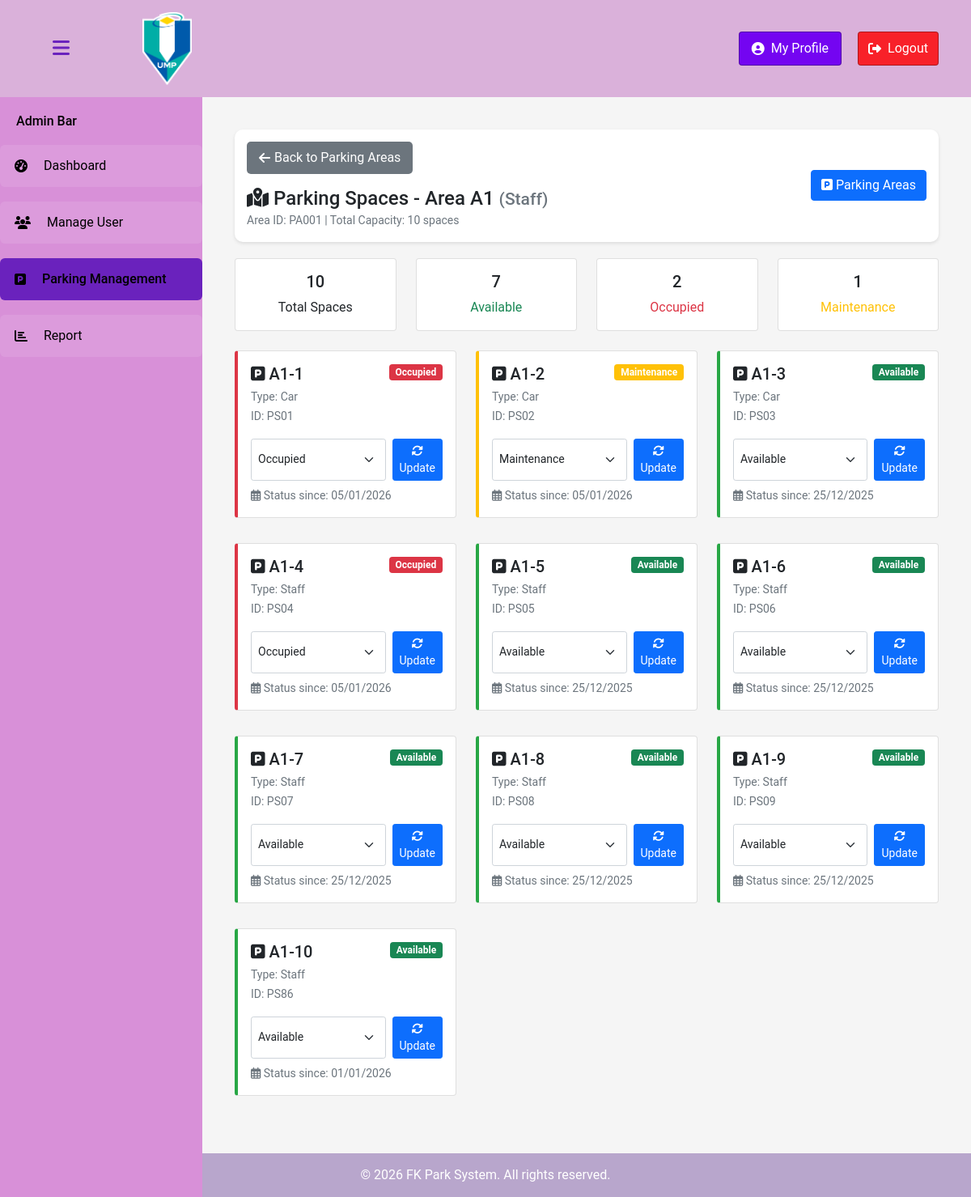
The page /ParkingSpaces.php?area_id=PA001 on the database its author committed.
### tables this page shows
CREATE TABLE `parkingarea` (
  `ParkingAreaID` varchar(10) NOT NULL,
  `AreaType` varchar(50) DEFAULT NULL,
  `AreaNumber` varchar(10) DEFAULT NULL,
  `TotalSpaces` int(11) DEFAULT NULL
);

CREATE TABLE `parkingstatus` (
  `ParkingStatusID` int(11) NOT NULL,
  `ParkingSpaceID` varchar(10) DEFAULT NULL,
  `ParkingAreaID` varchar(10) DEFAULT NULL,
  `SpaceStatus` varchar(50) DEFAULT NULL,
  `DateStatus` date DEFAULT NULL
);

CREATE TABLE `parkingspace` (
  `ParkingSpaceID` varchar(10) NOT NULL,
  `ParkingAreaID` varchar(10) DEFAULT NULL,
  `SpaceNumber` varchar(20) DEFAULT NULL,
  `SpaceType` varchar(30) DEFAULT NULL
);

### ParkingSpaces.php (the view, shortened to what this page needs)
<?php
$conn = new mysqli("localhost", "root", "", "FKParkSystem", 3307);
$areaId = $_GET['area_id'] ?? '';
$stmt = $conn->prepare("SELECT * FROM ParkingArea WHERE ParkingAreaID = ?");
$stmt->bind_param("s", $areaId);
$stmt->execute();
$result = $stmt->get_result();
$area = $result->fetch_assoc();
$stmt = $conn->prepare("
    SELECT ps.*, pst.SpaceStatus, pst.DateStatus
    FROM ParkingSpace ps
    LEFT JOIN ParkingStatus pst ON ps.ParkingSpaceID = pst.ParkingSpaceID
    WHERE ps.ParkingAreaID = ?
    ORDER BY CAST(SUBSTRING_INDEX(ps.SpaceNumber, '-', -1) AS UNSIGNED)
");
$stmt->bind_param("s", $areaId);
$stmt->execute();
$result = $stmt->get_result();
$spaces = $result->fetch_all(MYSQLI_ASSOC);
?>
<!DOCTYPE html>
<html lang="en">
<head>
    <link href="https://cdn.jsdelivr.net/npm/bootstrap@5.1.3/dist/css/bootstrap.min.css" rel="stylesheet">
    <link rel="stylesheet" href="https://cdnjs.cloudflare.com/ajax/libs/font-awesome/6.4.0/css/all.min.css">
</head>
<body>
    <header class="header">
        <div class="header-left">
            <button class="sidebar-toggle" id="sidebarToggle">
                <i class="fas fa-bars"></i>
            </button>
            <div class="logo">
                <img src="UMPLogo.png" alt="UMPLogo">
            </div>
        </div>
        <div class="header-right">
            <a href="AdminProfile.php" class="profile">
                <i class="fas fa-user-circle"></i> My Profile
            </a>
            <a href="logout.php" class="logoutbutton" onclick="return confirm('Are you sure you want to log out?');">
                <i class="fas fa-sign-out-alt"></i> Logout
            </a>
        </div>
    </header>
    <nav class="sidebar" id="sidebar">
        <h1 class="sidebartitle">Admin Bar</h1>
        <ul class="menu">
            <li>
                <a href="AdminDashboard.php" class="menutext">
                    <i class="fas fa-tachometer-alt"></i> Dashboard
                </a>
            </li>
            <li>
                <a href="ManageUser.php" class="menutext">
                    <i class="fas fa-users"></i> Manage User
                </a>
            </li>
            <li>
                <a href="ParkingManagement.php" class="menutext active">
                    <i class="fas fa-parking"></i> Parking Management
                </a>
            </li>
            <li>
                <a href="Report.php" class="menutext">
                    <i class="fas fa-chart-bar"></i> Report
                </a>
            </li>
        </ul>
    </nav>
    <div class="container main-container" id="mainContainer">
        <div class="hierarchy-indicator">
            <div class="d-flex justify-content-between align-items-center">
                <div>
                    <a href="ParkingArea.php" class="back-btn">
                        <i class="fas fa-arrow-left"></i> Back to Parking Areas
                    </a>
                    <h4 class="mt-3 mb-0">
                        <i class="fas fa-map-marked-alt"></i>
                        Parking Spaces - Area <?php echo htmlspecialchars($area['AreaNumber'] ?? ''); ?>
                        <small class="text-muted">(<?php echo htmlspecialchars($area['AreaType'] ?? ''); ?>)</small>
                    </h4>
                    <small class="text-muted">
                        Area ID: <?php echo $area['ParkingAreaID'] ?? ''; ?> |
                        Total Capacity: <?php echo $area['TotalSpaces'] ?? 0; ?> spaces
                    </small>
                </div>
                <div>
                    <a href="ParkingArea.php" class="btn btn-primary">
                        <i class="fas fa-parking"></i> Parking Areas
                    </a>
                </div>
            </div>
        </div>
        <div class="row mb-4">
            <div class="col-md-3">
                <div class="card text-center">
                    <div class="card-body">
                        <h5 class="card-title"><?php echo count($spaces); ?></h5>
                        <p class="card-text">Total Spaces</p>
                    </div>
                </div>
            </div>
            <div class="col-md-3">
                <div class="card text-center">
                    <div class="card-body">
                        <h5 class="card-title">
                            <?php
                            $available = 0;
                            foreach($spaces as $space) {
                                if($space['SpaceStatus'] == 'Available') $available++;
                            }
                            echo $available;
                            ?>
                        </h5>
                        <p class="card-text text-success">Available</p>
                    </div>
                </div>
            </div>
            <div class="col-md-3">
                <div class="card text-center">
                    <div class="card-body">
                        <h5 class="card-title">
                            <?php
                            $occupied = 0;
                            foreach($spaces as $space) {
                                if($space['SpaceStatus'] == 'Occupied') $occupied++;
                            }
                            echo $occupied;
                            ?>
                        </h5>
                        <p class="card-text text-danger">Occupied</p>
                    </div>
                </div>
            </div>
            <div class="col-md-3">
                <div class="card text-center">
                    <div class="card-body">
                        <h5 class="card-title">
                            <?php
                            $maintenance = 0;
                            foreach($spaces as $space) {
                                if($space['SpaceStatus'] == 'Maintenance') $maintenance++;
                            }
                            echo $maintenance;
                            ?>
                        </h5>
                        <p class="card-text text-warning">Maintenance</p>
                    </div>
                </div>
            </div>
        </div>
        <div class="row">
            <?php if(empty($spaces)): ?>
                <div class="col-12">
                    <div class="alert alert-info text-center">
                        <i class="fas fa-info-circle fa-2x mb-2"></i>
                        <h5>No Spaces Found</h5>
                        <p>This parking area doesn't have any spaces yet.</p>
                    </div>
                </div>
            <?php else: ?>
                <?php foreach($spaces as $space):
                    $statusColor = $space['SpaceStatus'] == 'Available' ? 'success' :
                                  ($space['SpaceStatus'] == 'Occupied' ? 'danger' : 'warning');
                    $borderColor = $space['SpaceStatus'] == 'Available' ? '#28a745' :
                                  ($space['SpaceStatus'] == 'Occupied' ? '#dc3545' : '#ffc107');
                ?>
                <div class="col-md-4 mb-3">
                    <div class="card space-card" style="border-left-color: <?php echo $borderColor; ?>;">
                        <div class="card-body">
                            <div class="d-flex justify-content-between align-items-start">
                                <div>
                                    <h5 class="card-title mb-1">
                                        <i class="fas fa-parking"></i>
                                        <?php echo htmlspecialchars($space['SpaceNumber']); ?>
                                    </h5>
                                    <p class="card-text">
                                        <small class="text-muted">
                                            Type: <?php echo htmlspecialchars($space['SpaceType']); ?><br>
                                            ID: <?php echo $space['ParkingSpaceID']; ?>
                                        </small>
                                    </p>
                                </div>
                                <span class="badge bg-<?php echo $statusColor; ?>">
                                    <?php echo $space['SpaceStatus']; ?>
                                </span>
                            </div>
                            <div class="mt-3">
                                <form method="POST" action="" class="d-flex gap-2">
                                    <select name="new_status" class="form-select form-select-sm">
                                        <option value="Available" <?php echo $space['SpaceStatus'] == 'Available' ? 'selected' : ''; ?>>
                                            Available
                                        </option>
                                        <option value="Occupied" <?php echo $space['SpaceStatus'] == 'Occupied' ? 'selected' : ''; ?>>
                                            Occupied
                                        </option>
                                        <option value="Maintenance" <?php echo $space['SpaceStatus'] == 'Maintenance' ? 'selected' : ''; ?>>
                                            Maintenance
                                        </option>
                                    </select>
                                    <button type="submit" name="update_status" class="btn btn-sm btn-primary">
                                        <i class="fas fa-sync-alt"></i> Update
                                    </button>
                                </form>
                            </div>
                            <?php if(!empty($space['DateStatus'])): ?>
                                <small class="text-muted mt-2 d-block">
                                    <i class="far fa-calendar-alt"></i>
                                    Status since: <?php echo date('d/m/Y', strtotime($space['DateStatus'])); ?>
                                </small>
                            <?php endif; ?>
                        </div>
                    </div>
                </div>
                <?php endforeach; ?>
            <?php endif; ?>
        </div>
    </div>
    <footer id="footer">
        <div class="container">
            <p class="mb-0">&copy; <?php echo date('Y'); ?> FK Park System. All rights reserved.</p>
        </div>
    </footer>
</body>
</html>

### ParkingSpaces.php (style rules this page uses)
body { background-color: #f5f5f5; font-family: 'Roboto', sans-serif; margin: 0; padding: 0; display: flex; flex-direction: column; min-height: 100vh; }
.header { background-color: #DAB1DA; display: flex; justify-content: space-between; align-items: center; padding: 0 20px; position: fixed; width: 100%; height: 120px; box-sizing: border-box; z-index: 1000; top: 0; left: 0; }
.header-left { display: flex; align-items: center; gap: 20px; padding: 0 35px; }
.header-right { display: flex; align-items: center; gap: 20px; padding-right: 20px; }
.logo { display: flex; gap: 20px; align-items: center; padding: 0 60px; }
.logo img { height: 90px; width: auto; }
.sidebar { background-color: #d890d8ff; width: 250px; color: black; position: fixed; top: 120px; left: 0; bottom: 0; padding: 20px 0; box-sizing: border-box; transition: all 0.3s ease; z-index: 999; }
.sidebartitle { color: black; font-size: 1rem; margin-bottom: 20px; padding: 0 20px; }
.menu { display: flex; flex-direction: column; gap: 18px; padding: 0; margin: 0; list-style: none; }
.menutext { background-color: rgba(255, 255, 255, 0.1); border-radius: 6px; padding: 14px 18px; color: black; cursor: pointer; transition: all 0.2s; display: flex; align-items: center; gap: 20px; }
.menu a { text-decoration: none; color: inherit; }
.menutext.active { background-color: #6a22bdff; font-weight: 500; }
.profile { background-color: #7405f1ff; color: white; border: 1px solid rgba(0, 0, 0, 0.3); padding: 8px 15px; border-radius: 4px; cursor: pointer; font-size: 1rem; display: flex; align-items: center; gap: 8px; transition: all 0.2s; text-decoration: none; }
.logoutbutton { background-color: rgba(255, 0, 0, 0.81); color: white; border: 1px solid rgba(0, 0, 0, 0.3); padding: 8px 12px; border-radius: 4px; cursor: pointer; font-size: 1rem; display: flex; align-items: center; gap: 8px; text-decoration: none; }
.main-container { margin-left: 250px; margin-top: 120px; padding: 40px; box-sizing: border-box; flex: 1; transition: margin-left 0.3s ease; width: calc(100% - 250px); }
.sidebar-toggle { background: none; border: none; color: #6a22bdff; font-size: 24px; cursor: pointer; padding: 10px; border-radius: 4px; transition: all 0.3s ease; }
footer { background-color: #b8a6ccff; color: white; padding: 15px 0; text-align: center; width: 100%; margin-top: auto; position: relative; bottom: 0; left: 0; transition: margin-left 0.3s ease; }
.space-card { border-left: 4px solid; transition: all 0.3s; margin-bottom: 15px; }
.back-btn { background: #6c757d; color: white; border: none; padding: 8px 15px; border-radius: 5px; text-decoration: none; display: inline-flex; align-items: center; gap: 5px; }
.hierarchy-indicator { background: white; border-radius: 10px; padding: 15px; margin-bottom: 20px; box-shadow: 0 2px 4px rgba(0,0,0,0.1); }

### rows shown on the page
parkingarea: AreaNumber "A1", AreaType "Staff", ParkingAreaID "PA001", TotalSpaces "10"
parkingstatus: ParkingSpaceID.SpaceNumber "A1-1", ParkingSpaceID.SpaceType "Car", ParkingSpaceID.ParkingSpaceID "PS01", SpaceStatus "Occupied", new_status "Occupied", DateStatus "05/01/2026"
parkingstatus: ParkingSpaceID.SpaceNumber "A1-2", ParkingSpaceID.SpaceType "Car", ParkingSpaceID.ParkingSpaceID "PS02", SpaceStatus "Maintenance", new_status "Maintenance", DateStatus "05/01/2026"
parkingstatus: ParkingSpaceID.SpaceNumber "A1-3", ParkingSpaceID.SpaceType "Car", ParkingSpaceID.ParkingSpaceID "PS03", SpaceStatus "Available", new_status "Available", DateStatus "25/12/2025"
parkingstatus: ParkingSpaceID.SpaceNumber "A1-4", ParkingSpaceID.SpaceType "Staff", ParkingSpaceID.ParkingSpaceID "PS04", SpaceStatus "Occupied", new_status "Occupied", DateStatus "05/01/2026"
parkingstatus: ParkingSpaceID.SpaceNumber "A1-5", ParkingSpaceID.SpaceType "Staff", ParkingSpaceID.ParkingSpaceID "PS05", SpaceStatus "Available", new_status "Available", DateStatus "25/12/2025"
parkingstatus: ParkingSpaceID.SpaceNumber "A1-6", ParkingSpaceID.SpaceType "Staff", ParkingSpaceID.ParkingSpaceID "PS06", SpaceStatus "Available", new_status "Available", DateStatus "25/12/2025"
parkingstatus: ParkingSpaceID.SpaceNumber "A1-7", ParkingSpaceID.SpaceType "Staff", ParkingSpaceID.ParkingSpaceID "PS07", SpaceStatus "Available", new_status "Available", DateStatus "25/12/2025"
parkingstatus: ParkingSpaceID.SpaceNumber "A1-8", ParkingSpaceID.SpaceType "Staff", ParkingSpaceID.ParkingSpaceID "PS08", SpaceStatus "Available", new_status "Available", DateStatus "25/12/2025"
parkingstatus: ParkingSpaceID.SpaceNumber "A1-9", ParkingSpaceID.SpaceType "Staff", ParkingSpaceID.ParkingSpaceID "PS09", SpaceStatus "Available", new_status "Available", DateStatus "25/12/2025"
parkingstatus: ParkingSpaceID.SpaceNumber "A1-10", ParkingSpaceID.SpaceType "Staff", ParkingSpaceID.ParkingSpaceID "PS86", SpaceStatus "Available", new_status "Available", DateStatus "01/01/2026"

### other values the page prints
count($spaces) "10"
$available "7"
$occupied "2"
$maintenance "1"
